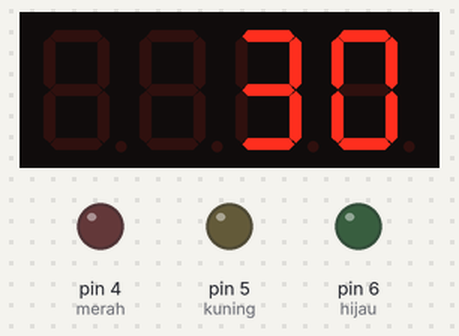
Bench run of a sketch on a simulated Arduino Uno, built with avr-gcc and run on an emulated ATmega328P. On the bench: 4-digit seven-segment display, output pins drawn as LEDs (lit = HIGH).

Above: at 0.1 s.
At 4.2 s:
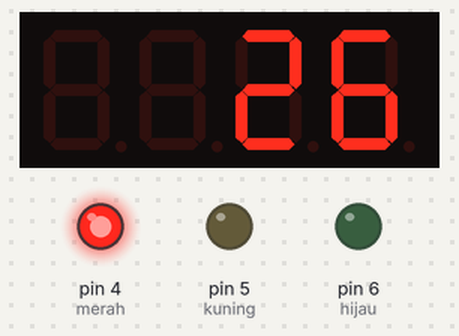
At 9.3 s:
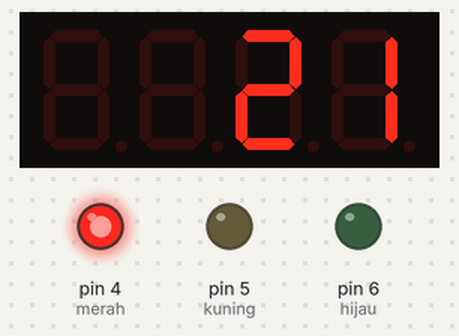
At 19.5 s:
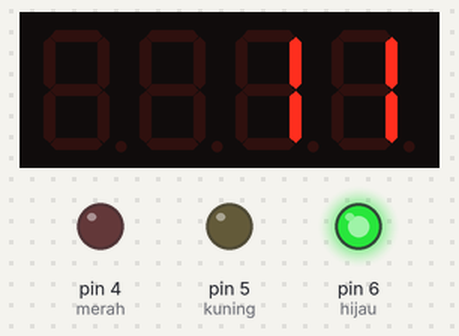
At 28.7 s:
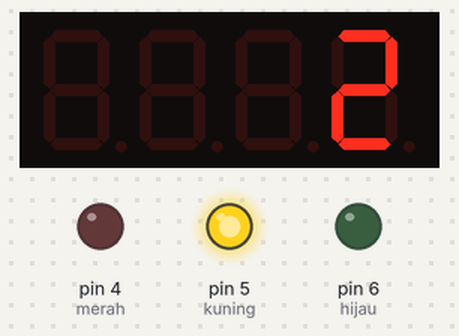
At 38.9 s:
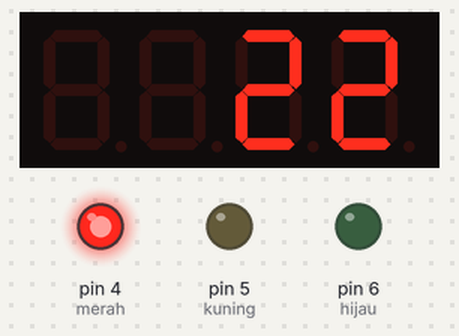
Timing chart, 0 to 40.0 s (numbered marks = the images above):
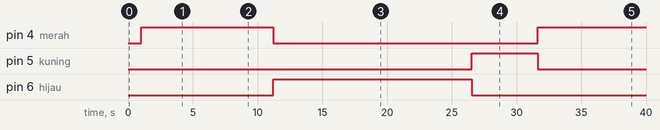

The sketch:

Lampulalulintas.ino
```cpp
#include <Arduino.h>
#include <TM1637Display.h>

// define the CLK and DIO
#define CLK 2
#define DIO 3

unsigned int angka = 0;
TM1637Display display(CLK, DIO);
int merah = 4;
int kuning = 5;
int hijau = 6;

uint8_t allDigits[] = {0xff, 0xff, 0xff, 0xff};
uint8_t blank[] ={0x0, 0x0, 0x0, 0x0};

void setup() {
 display.setBrightness(0x0f);
 pinMode(merah, OUTPUT);
 pinMode(kuning, OUTPUT);
 pinMode(hijau, OUTPUT);
}

void loop() {
  for (angka = 30; angka>0; angka--){
  display.showNumberDec(angka);
  delay(1000);
  if (angka > 20){
    digitalWrite(merah, HIGH);
    digitalWrite(kuning, LOW);
  } else {
    digitalWrite(merah, LOW);
  }

  if (angka <= 20){
    digitalWrite(hijau, HIGH);
  } else {
    digitalWrite(hijau, LOW);
  }

  if (angka <= 5){
    digitalWrite(kuning, HIGH);
    digitalWrite(hijau, LOW);
  } else {
    digitalWrite(kuning, LOW);
  }
  }


}
```

Measured:
- by itself, pin 4 (merah): LOW → HIGH at 1.0 s, → LOW 10.2 s later, → HIGH 20.4 s later
- by itself, pin 5 (kuning): LOW → HIGH at 26.6 s, → LOW 5.1 s later
- by itself, pin 6 (hijau): LOW → HIGH at 11.2 s, → LOW 15.3 s later
- what the display in image 2 shows lasts 1.0 s, from 9.2 s to 10.2 s
